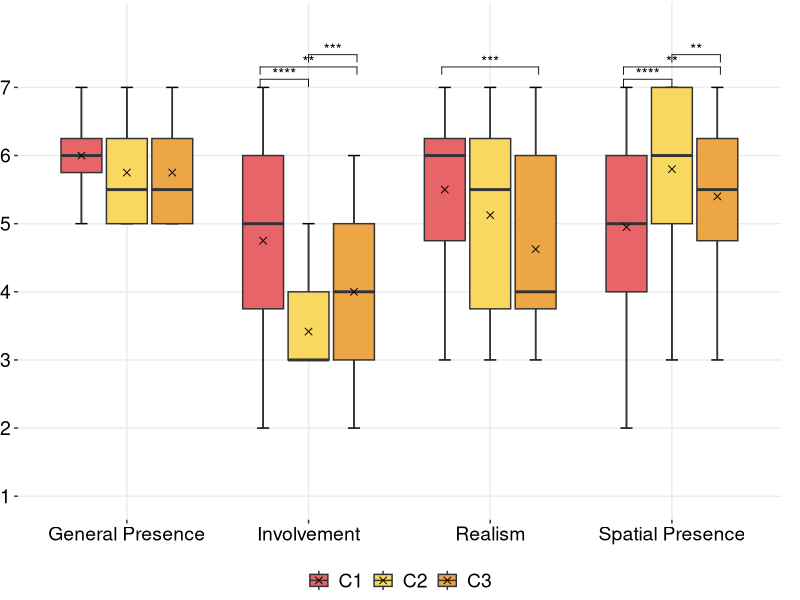
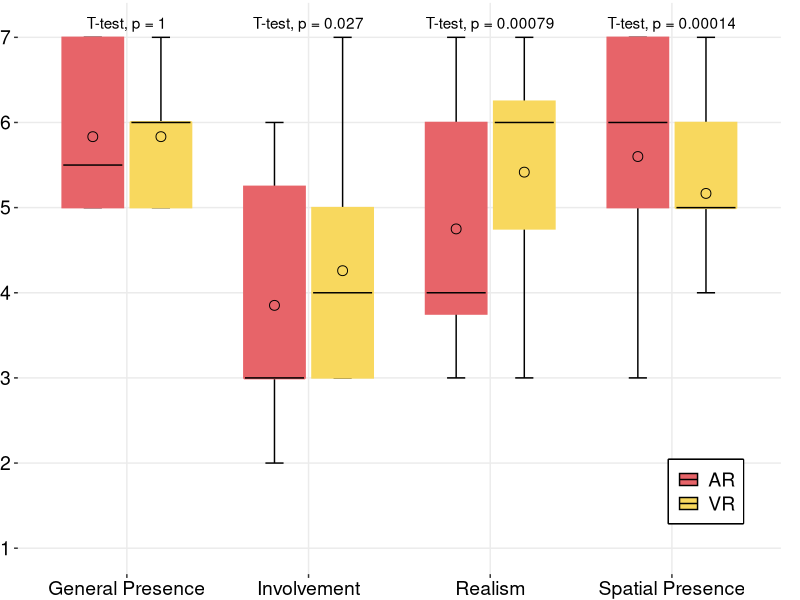
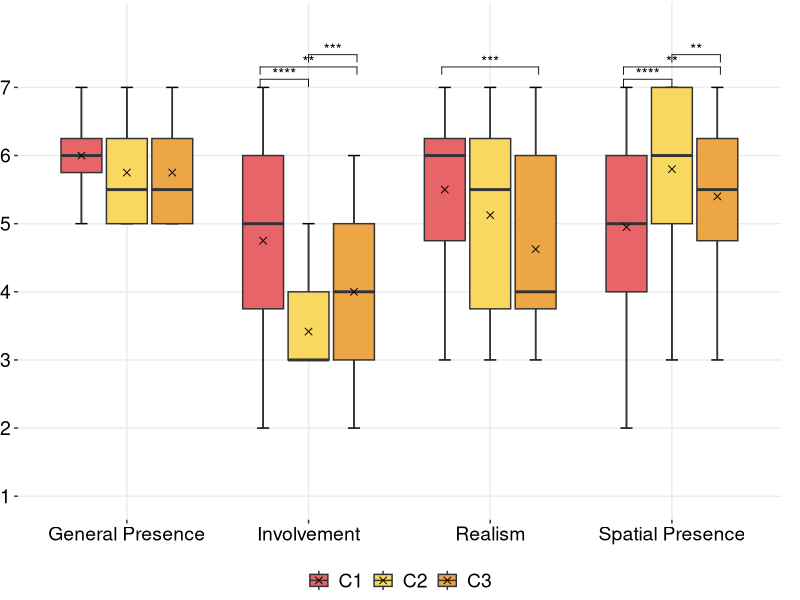

These charts were generated, in order, by the following R code:
## ---- chunk 1
# Required packages
library(ggpubr)  # https://github.com/kassambara/ggpubr
library(rstatix)  # https://github.com/kassambara/rstatix

coloring = c("#E76469", "#F8D85E","#EDA645","#D1B0B3","#8C99A6","#ADD299","#4FA490","#3B7F9F")
fontsize = 14

# Add automatically x and y positions
df=read.csv('csv/spatial.csv', sep=",")

head(df, n = 9)
## ---- chunk 2
stat.test <- df %>% 
  group_by(params) %>% 
  wilcox_test(score~conditions, p.adjust.method = 'BH') %>%
  add_significance("p") %>%
  add_xy_position(x = "params")
  
bxp <- ggplot(df, aes(x = params, y = score)) + 
  stat_boxplot(aes(fill = conditions), 
               geom = "errorbar", 
               width = 0.2,
               position = position_dodge(width = 0.75)) +
  geom_boxplot(aes(fill = conditions), outlier.shape=NA) +
  stat_summary(aes(fill = conditions), 
               fun.y="mean", 
               geom= "point", 
               shape = 4, 
               size = 2,
               colour= "black", 
               position = position_dodge(width = 0.75)) +
  # stat_summary(aes(fill = conditions), 
  #              fun="median",
  #              colour= "black", 
  #              position = position_dodge(width = 0.75)) +
  theme_bw()

bxp + stat_pvalue_manual(stat.test, label = 'p.signif', hide.ns = TRUE, tip.length = 0.02) +
  scale_fill_manual(name= "conditions", values = c("#E76469", "#F8D85E","#EDA645")) +
  scale_color_manual(name = "conditions", values = c("#E76469", "#F8D85E","#EDA645")) + 
  scale_y_continuous(minor_breaks = seq(0, 7.9, 1), breaks = seq(1, 7.9, by=1), limits=c(1,7.9)) +
  theme(axis.line = element_blank(),
        axis.title.x=element_blank(),
        axis.title.y=element_blank(),
        axis.text.x = element_text(color="black", size=fontsize),
        axis.text.y = element_text(color="black", size=fontsize),
        text = element_text(size=fontsize),
        strip.background = element_blank(),
        plot.background = element_blank(),
        plot.margin = unit(c(0.005, .025, 0, 0), "null"),
        panel.border = element_blank(),
        panel.spacing = unit(c(0, 0, 0, 0), "null"),
        #panel.grid.major = element_blank(),
        legend.position="bottom",
        legend.direction = "horizontal",
        legend.justification = c("center", "top"),
        legend.title=element_blank(),
        legend.text=element_text(size=fontsize),
        legend.box.just = "right",
        legend.box.background = element_blank())

# saving the final figure
ggsave("out/spatial.pdf", width = 8, height = 4, dpi = 1000)
## ---- chunk 3
# create a data frame
spatial_data =read.csv('csv/spatial.csv', sep=",")
attach(spatial_data)

# analysis of variance
anova = aov(score ~params, data=spatial_data)
summary(anova)

# pairwise comp
tukey = TukeyHSD(anova)
print(tukey)
## ---- chunk 4
# grouped box plot
spatial_plt <- ggplot(data = spatial_data, mapping = aes(x = params, y = score, fill = vrar)) +
  stat_boxplot(geom = "errorbar", width=.2, position=position_dodge(.75)) +
  geom_boxplot(aes(color=vrar), coef = 0, outlier.alpha = 0, show.legend = F) +
  # geom_point(position=position_jitterdodge(dodge.width=0.9)) +
  stat_compare_means(method="t.test") + 
  geom_segment(data=spatial_data, aes(x=params, xend=params, y=3.5, yend=3.5), colour="red", size=2, inherit.aes = F)  + 
  stat_summary(fun="mean", geom="point", shape=1, size=3, position=position_dodge(width=0.75), color="black") + 
  stat_summary(geom = "crossbar", width=0.65, fatten=0, color="black", fun.data = function(x){c(y=median(x), ymin=median(x), ymax=median(x))}, position=position_dodge(width=0.75)) +
  scale_fill_manual(name= "vrar", values = c("#E76469", "#F8D85E")) +
  scale_color_manual(name = "vrar", values = c("#E76469", "#F8D85E")) + 
  scale_y_continuous(minor_breaks = seq(0, 7, 1), breaks = seq(1, 7.1, by=1), limits=c(1,7.1)) + 
  theme_bw() + 
  theme(axis.line = element_blank(),
        axis.title.x=element_blank(),
        axis.title.y=element_blank(),
        axis.text.x = element_text(color="black", size=fontsize),
        axis.text.y = element_text(color="black", size=fontsize),
        text = element_text(size=fontsize),
        strip.background = element_blank(),
        plot.background = element_blank(),
        plot.margin = unit(c(0.005, .025, 0, 0), "null"),
        panel.border = element_blank(),
        panel.spacing = unit(c(0, 0, 0, 0), "null"),
        #panel.grid.major = element_blank(),
        legend.position = c(.95, 0.2),
        legend.justification = c("right", "top"),
        legend.title=element_blank(),
        legend.text=element_text(size=fontsize),
        legend.box.just = "right",
        legend.box.background = element_rect(fill = "white", color = "black", size = 1))

spatial_plt
